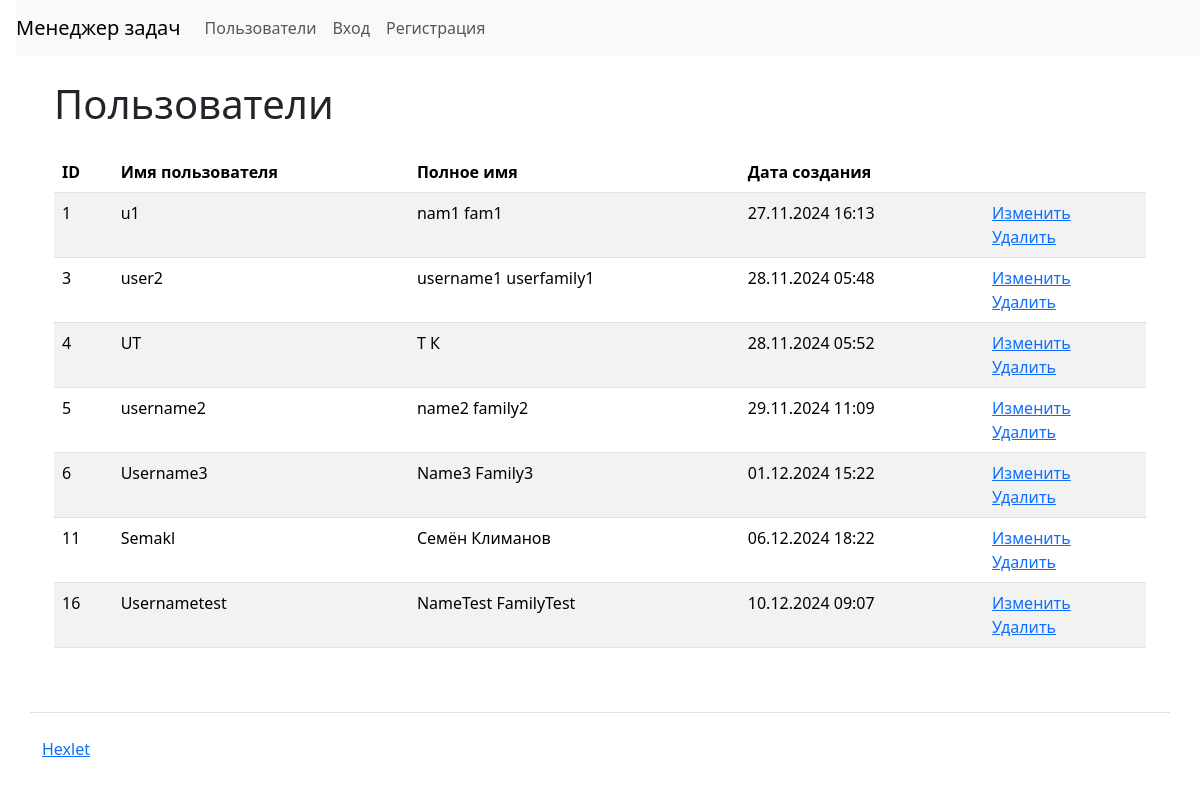
/users/, run on the app's committed database.
### task_manager/users/models.py (models this page shows, shortened)
class Users(AbstractUser):
    time_create = models.DateTimeField(
        auto_now_add=True,
        verbose_name='Дата создания')

### task_manager/users/views.py (the view)
# urls.py: path('users/', include('task_manager.users.urls',
def users(request):
    user = Users.objects.all()
    return render(request, 'users/users.html', context={'user': user})

### task_manager/templates/users/users.html (shortened to what this page needs)
{% extends 'base.html' %}
{% block content%}
<div class="container wrapper flex-grow-1">
<h1 class="my-4">Пользователи</h1>
  <table class="table table-striped">
    <thead>
      <tr>
        <th>ID</th>
        <th>Имя пользователя</th>
        <th>Полное имя</th>
        <th>Дата создания</th>
        <th></th>
      </tr>
    </thead>
    <tbody>
      {% for us in user %}
       <tr>
          <td>{{ us.pk }}</td>
          <td>{{ us.username }}</td>
          <td>{{ us.first_name }} {{ us.last_name }}</td>
          <td>{{ us.time_create|date:"d.m.Y H:i" }}</td>
          <td>
            <a href="{% url 'users:update' us.pk %}">Изменить</a>
            <br>
            <a href="{% url 'users:delete' us.pk %}">Удалить</a>
          </td>
        </tr>
      {% endfor %}
      </tbody>
    </table>
</div>
{% endblock %}

### data on the page
Users: pk "1", username "u1", first_name "nam1", last_name "fam1", time_create "27.11.2024 16:13"
Users: pk "3", username "user2", first_name "username1", last_name "userfamily1", time_create "28.11.2024 05:48"
Users: pk "4", username "UT", first_name "Т", last_name "К", time_create "28.11.2024 05:52"
Users: pk "5", username "username2", first_name "name2", last_name "family2", time_create "29.11.2024 11:09"
Users: pk "6", username "Username3", first_name "Name3", last_name "Family3", time_create "01.12.2024 15:22"
Users: pk "11", username "Semakl", first_name "Семён", last_name "Климанов", time_create "06.12.2024 18:22"
Users: pk "16", username "Usernametest", first_name "NameTest", last_name "FamilyTest", time_create "10.12.2024 09:07"
